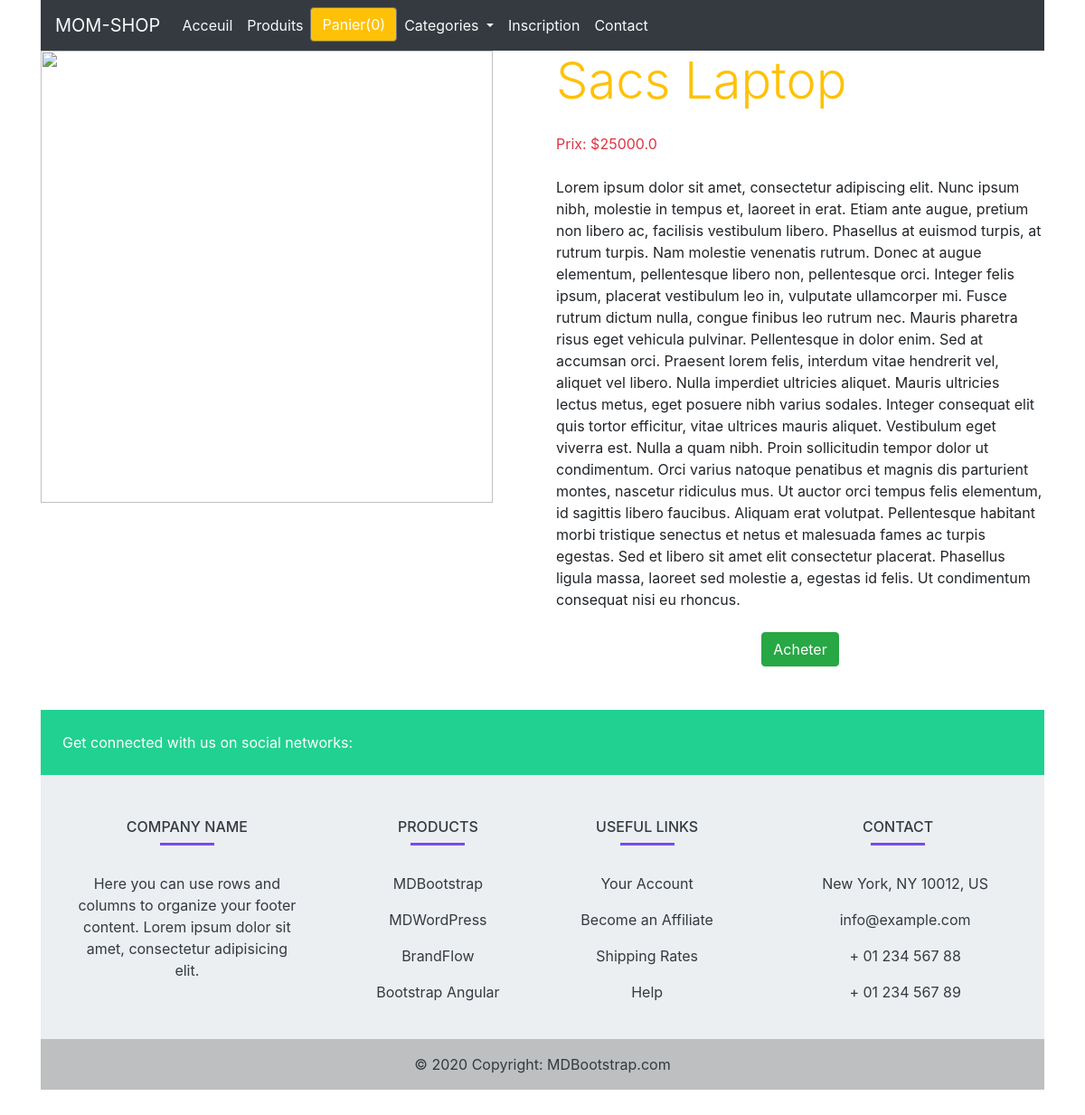
The page /1 on the database its author committed.
### shop/models.py (models this page shows, shortened)
class Product(models.Model):
    title = models.CharField(max_length=200)
    price = models.FloatField()
    description = models.TextField()
    category = models.ForeignKey(Category , related_name = 'categorie', on_delete = models.CASCADE)
    image = models.CharField(max_length=5000)
    date_added = models.DateTimeField(auto_now= True)
    class Meta:
        ordering = ['-date_added']

### shop/views.py (the view)
# urls.py: path('<int:myid>', detail , name="detail"),
def detail(request, myid):
    product_object = Product.objects.get(id=myid)
    return render(request, 'shop/detail.html' , {'product':product_object})

### shop/templates/shop/detail.html
{% extends 'shop/base.html' %}
{% block content %}
    <div class="row">
        <div class="col-md-6">
            <div>
                <img src="{{ product.image }}" alt="" width="500px" height="500px">
            </div>
        </div>
        <div class="col-md-6">
            <div  class="text-warning display-4">
                {{ product.title }}
            </div> </br>
            <div class="text-danger" >
                Prix: ${{ product.price }}
            </div> </br>
            <div>
                {{ product.description }}
            </div> </br>
            <div class="text-center">
                <a class="" href="#"> <button  class= "btn btn-success">Acheter</button></a>
            </div>
        </div>
    </div>
{% endblock %}

### shop/templates/shop/base.html (shortened to what this page needs)
<!DOCTYPE html>
<html lang="en">
<head>
    <link rel="stylesheet" href="https://cdn.jsdelivr.net/npm/bootstrap@4.0.0/dist/css/bootstrap.min.css">
  </head>
<body>
    <div class= "container">
        <div class= "row">
            <div class= "col-md-12">
                <nav class="navbar navbar-expand-lg navbar-light bg-dark">
                    <a class="navbar-brand text-light" href="{% url 'home' %}">MOM-SHOP</a>
                    <div class="collapse navbar-collapse" id="navbarNavDropdown">
                      <ul class="navbar-nav">
                        <li class="nav-item active ">
                          <a class="nav-link text-light" href="{% url 'home' %}">Acceuil <span class="sr-only">(current)</span></a>
                        </li>
                        <li class="nav-item">
                          <a class="nav-link text-light" href="#">Produits</a>
                        </li>
                        <li class="nav-item">
                            <button id="panier" type="button" class="btn btn-secondary bg-warning" data-container="body" data-html="true" data-toggle="popover" data-placement="bottom" data-content="Vivamus
                            sagittis lacus vel augue laoreet rutrum faucibus.">
                              Panier(0)
                            </button>
                        </li>
                        <li class="nav-item dropdown">
                          <a class="nav-link dropdown-toggle text-light" href="#" id="navbarDropdownMenuLink" data-toggle="dropdown" aria-haspopup="true" aria-expanded="false">
                            Categories
                          </a>
                        </li>
                        <li>
                          <a class="nav-link text-light" href="{% url 'inscription' %}">Inscription <span class="sr-only">(current)</span>
                          </a>
                        </li>
                        <li>
                          <a class="nav-link text-light" href="{% url 'contact' %}">Contact <span class="sr-only">(current)</span>
                          </a>
                        </li>
                      </ul>
                    </div>
                  </nav>
            </div>
        </div>
    {% block content %}{% endblock %}
    </div>
    <div class="container my-5">
      <footer
              class="text-center text-lg-start text-dark"
              style="background-color: #ECEFF1"
              >
        <section
                 class="d-flex justify-content-between p-4 text-white"
                 style="background-color: #21D192"
                 >
          <div class="me-5">
            <span>Get connected with us on social networks:</span>
          </div>
        </section>
        <section class="">
          <div class="container text-center text-md-start mt-5">
            <div class="row mt-3">
              <div class="col-md-3 col-lg-4 col-xl-3 mx-auto mb-4">
                <h6 class="text-uppercase fw-bold">Company name</h6>
                <hr
                    class="mb-4 mt-0 d-inline-block mx-auto"
                    style="width: 60px; background-color: #7c4dff; height: 2px"
                    />
                <p>
                  Here you can use rows and columns to organize your footer
                  content. Lorem ipsum dolor sit amet, consectetur adipisicing
                  elit.
                </p>
              </div>
              <div class="col-md-2 col-lg-2 col-xl-2 mx-auto mb-4">
                <h6 class="text-uppercase fw-bold">Products</h6>
                <hr
                    class="mb-4 mt-0 d-inline-block mx-auto"
                    style="width: 60px; background-color: #7c4dff; height: 2px"
                    />
                <p>
                  <a href="#!" class="text-dark">MDBootstrap</a>
                </p>
                <p>
                  <a href="#!" class="text-dark">MDWordPress</a>
                </p>
                <p>
                  <a href="#!" class="text-dark">BrandFlow</a>
                </p>
                <p>
                  <a href="#!" class="text-dark">Bootstrap Angular</a>
                </p>
              </div>
              <div class="col-md-3 col-lg-2 col-xl-2 mx-auto mb-4">
                <h6 class="text-uppercase fw-bold">Useful links</h6>
                <hr
                    class="mb-4 mt-0 d-inline-block mx-auto"
                    style="width: 60px; background-color: #7c4dff; height: 2px"
                    />
                <p>
                  <a href="#!" class="text-dark">Your Account</a>
                </p>
                <p>
                  <a href="#!" class="text-dark">Become an Affiliate</a>
                </p>
                <p>
                  <a href="#!" class="text-dark">Shipping Rates</a>
                </p>
                <p>
                  <a href="#!" class="text-dark">Help</a>
                </p>
              </div>
              <div class="col-md-4 col-lg-3 col-xl-3 mx-auto mb-md-0 mb-4">
                <h6 class="text-uppercase fw-bold">Contact</h6>
                <hr
                    class="mb-4 mt-0 d-inline-block mx-auto"
                    style="width: 60px; background-color: #7c4dff; height: 2px"
                    />
                <p> New York, NY 10012, US</p>
                <p> info@example.com</p>
                <p> + 01 234 567 88</p>
                <p> + 01 234 567 89</p>
              </div>
            </div>
          </div>
        </section>
        <div
             class="text-center p-3"
             style="background-color: rgba(0, 0, 0, 0.2)"
             >
          © 2020 Copyright:
          <a class="text-dark" href="https://mdbootstrap.com/"
             >MDBootstrap.com</a
            >
        </div>
      </footer>
    </div>
</body>
</html>

### rows shown on the page
Product: title "Sacs Laptop", price "25000.0", description "Lorem ipsum dolor sit amet, consectetur adipiscing elit. Nunc ipsum nibh, molestie in tempus et, laoreet in erat. Etiam ante augue, pretium non libero ac, facilisis vestibulum libero. Phasellus at euismod turpis, at rutrum turpis. Nam molestie venenatis rutrum. Donec at augue elementum, pellentesque libero non, pellentesque orci. Integer felis ipsum, placerat vestibulum leo in, vulputate ullamcorper mi. Fusce rutrum dictum nulla, congue finibus leo rutrum nec. Mauris pharetra risus eget vehicula pulvinar. Pellentesque in dolor enim. Sed at accumsan orci. Praesent lorem felis, interdum vitae hendrerit vel, aliquet vel libero. Nulla imperdiet ultricies aliquet. Mauris ultricies lectus metus,…"
